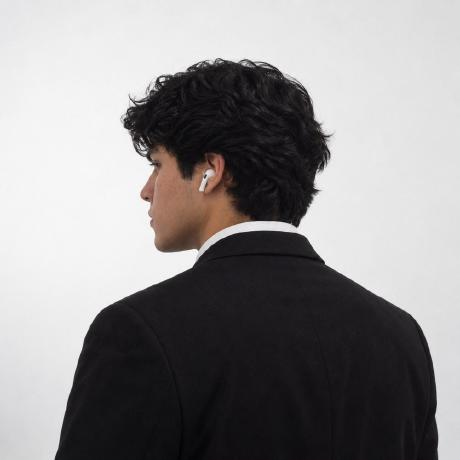
#> input picture source-photo.jpg, 460 x 460 px
$ python make_ascii_svg.py ../source-photo.jpg ../source-prepped.png
#> lines starting #> are read from the running program, lines starting #| are printed output that depends on the picture
#!/usr/bin/env python3
"""Render the prepared profile avatar as a one-shot, self-typing ASCII SVG."""
from html import escape
import os
from pathlib import Path
import sys

from PIL import Image, ImageEnhance, ImageOps

ROOT = Path(__file__).resolve().parent.parent
source = Path(sys.argv[1]) if len(sys.argv) > 1 else ROOT / "logo-knight.png"
theme_name = os.environ.get("PROFILE_THEME", "dark").lower()
if theme_name not in ("dark", "light"):
    raise ValueError("PROFILE_THEME must be 'dark' or 'light'")
target = Path(sys.argv[2]) if len(sys.argv) > 2 else ROOT / ("avatar-ascii-light.svg" if theme_name == "light" else "avatar-ascii.svg")
theme = {
    "dark": {"bg0": "#111722", "bg1": "#0d1117", "border": "#30363d", "muted": "#7d8590", "ink": "#c9d1d9"},
    "light": {"bg0": "#ffffff", "bg1": "#f6f8fa", "border": "#d0d7de", "muted": "#57606a", "ink": "#24292f"},
}[theme_name]
cols = int(os.environ.get("COLS", "100"))
rows = cols
art_width = 760
cell_width = art_width / cols
cell_height = cell_width
pad = 20
title_height = 30
status_height = 34
canvas_width = art_width + 2 * pad
canvas_height = title_height + rows * cell_height + status_height + pad
ramp = " .`:-=+*cs#%@"

image = Image.open(source).convert("L")
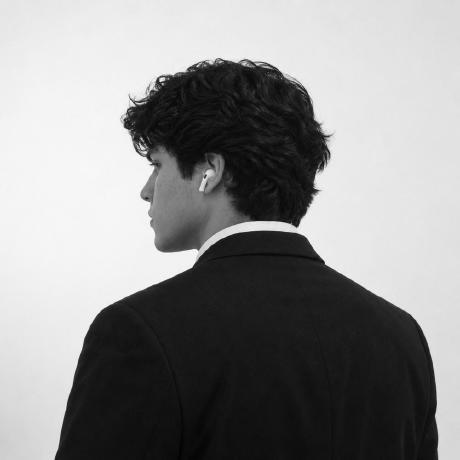
#> image: PIL image 460x460 L; min 0, max 255, mean 142.3
image = ImageEnhance.Contrast(image).enhance(1.08)
image = image.resize((cols, rows), Image.Resampling.LANCZOS)
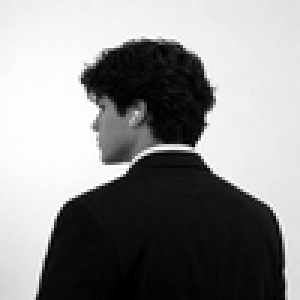
#> image: PIL image 100x100 L (shown 3 times larger); min 0, max 255, mean 141.9
pixels = image.load()
static = bool(os.environ.get("STATIC"))
row_duration = 5.8 / rows
parts = [
    f'<svg xmlns="http://www.w3.org/2000/svg" width="{canvas_width}" height="{canvas_height}" viewBox="0 0 {canvas_width} {canvas_height}" font-family="ui-monospace, SFMono-Regular, Menlo, Consolas, monospace">',
    f'<defs><linearGradient id="bg" x1="0" y1="0" x2="0" y2="1"><stop offset="0" stop-color="{theme["bg0"]}"/><stop offset="1" stop-color="{theme["bg1"]}"/></linearGradient></defs>',
    f'<rect width="{canvas_width}" height="{canvas_height}" rx="12" fill="url(#bg)"/>',
    f'<rect x="0.5" y="0.5" width="{canvas_width-1}" height="{canvas_height-1}" rx="12" fill="none" stroke="{theme["border"]}"/>',
    f'<line x1="0" y1="{title_height}" x2="{canvas_width}" y2="{title_height}" stroke="{theme["border"]}"/>',
]
for i, color in enumerate(("#ff5f56", "#ffbd2e", "#27c93f")):
    parts.append(f'<circle cx="{pad + i*16}" cy="15" r="5" fill="{color}"/>')
parts.append(f'<text x="{canvas_width/2}" y="19" fill="{theme["muted"]}" font-size="12" text-anchor="middle">eduardoruisjbv@github:~$ ./whoami</text>')

for y in range(rows):
    chars = []
    for x in range(cols):
        lum = pixels[x, y] / 255
        if lum >= 0.88:
            chars.append(" ")
        else:
            idx = round((1 - lum) * (len(ramp) - 1))
            chars.append(ramp[max(0, min(len(ramp) - 1, idx))])
    baseline = title_height + y * cell_height + cell_height * 0.76
    line = escape("".join(chars))
    text = (f'<text xml:space="preserve" x="{pad}" y="{baseline:.1f}" fill="{theme["ink"]}" '
            f'font-size="{cell_height*0.86:.1f}" textLength="{art_width}" '
            f'lengthAdjust="spacing">{line}</text>')
    if static:
        parts.append(text)
    else:
        delay = y * row_duration
        top = title_height + y * cell_height
        parts.append(f'<clipPath id="r{y}"><rect x="{pad}" y="{top:.1f}" width="0" height="{cell_height:.1f}"><animate attributeName="width" from="0" to="{art_width}" begin="{delay:.3f}s" dur="{row_duration:.2f}s" fill="freeze"/></rect></clipPath>')
        parts.append(f'<g clip-path="url(#r{y})">{text}</g>')
#> after the loop, parts = 209 items

status_y = title_height + rows * cell_height + 22
parts.append(f'<line x1="0" y1="{status_y-19}" x2="{canvas_width}" y2="{status_y-19}" stroke="{theme["border"]}"/>')
parts.append(f'<text x="{pad}" y="{status_y}" fill="{theme["muted"]}" font-size="13">eduardoruisjbv@github:~$ whoami <tspan fill="{theme["ink"]}">Rui</tspan></text>')
parts.append('</svg>')
target.write_text("".join(parts), encoding="utf-8")
print(f"wrote {target} ({target.stat().st_size} bytes)")
